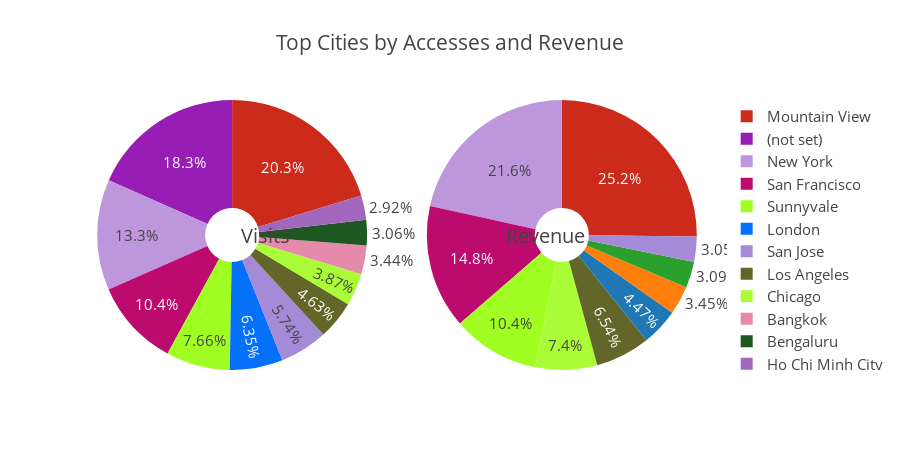

Source (notebook cell):
### Code cell
# call the function
PieChart("geoNetwork.city", "Top Cities by Accesses and Revenue", limit=12)

### Figure 1 — Plotly figure (JSON) as saved in the notebook; plotly's stock layout.template omitted (floating-point values rounded to 4 significant figures)
{"data": [{"domain": {"x": [0, 0.48]}, "hole": 0.2, "hoverinfo": "label+percent+name", "labels": ["Mountain View", "(not set)", "New York", "San Francisco", "Sunnyvale", "London", "San Jose", "Los Angeles", "Chicago", "Bangkok", "Bengaluru", "Ho Chi Minh City"], "marker": {"colors": ["#CC2A1A", "#971DB4", "#BE96DB", "#BD0A6E", "#A0FE23", "#0571F9", "#A58AD8", "#626729", "#AAFD36", "#E68AAB", "#1F5723", "#A067BD", "#5B9756", "#1F429C", "#D5F2CB"]}, "name": "% Acesses", "showlegend": true, "type": "pie", "uid": "5e5f6015-e098-4d5f-a2de-73309cd889b4", "values": [3703, 3350, 2422, 1908, 1399, 1160, 1048, 846, 707, 629, 558, 533]}, {"domain": {"x": [0.52, 1]}, "hole": 0.2, "hoverinfo": "label+percent+name", "labels": ["Mountain View", "New York", "San Francisco", "Sunnyvale", "Chicago", "Los Angeles", "Austin", "Seattle", "Kirkland", "San Jose"], "name": "% Revenue", "showlegend": false, "type": "pie", "uid": "8e7776cf-584f-4544-ae02-b56bb434a9b1", "values": [1875.0, 1606.0, 1104.0, 777.6, 551.5, 487.1, 332.8, 257.1, 230.2, 227.1]}], "layout": {"annotations": [{"font": {"size": 20}, "showarrow": false, "text": "Visits", "x": 0.25, "y": 0.5}, {"font": {"size": 20}, "showarrow": false, "text": "Revenue", "x": 0.8, "y": 0.5}], "font": {"size": 15}, "height": 450, "title": {"text": "Top Cities by Accesses and Revenue"}}}
